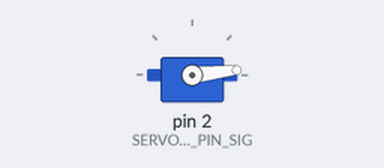
Simulated run of this sketch. Board: Arduino Uno, built with avr-gcc and run on an emulated ATmega328P. Parts: servo. What the sketch prints to the serial monitor is not drawn.

Above: at 0.05 s.
At 0.45 s:
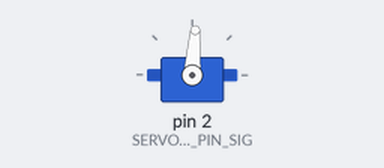
At 0.9 s:
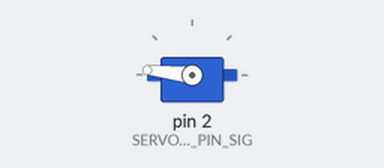
At 1.75 s:
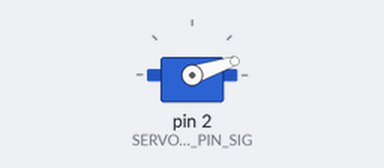
Timing chart, 0 to 4.2 s (numbered marks = the images above):
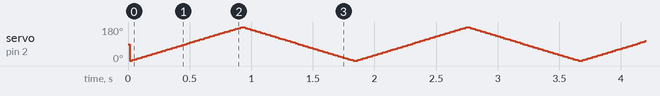

The sketch:

HighTorqueServoBasic_v1.ino
```cpp
// Include Libraries
#include "Arduino.h"
#include "Servo.h"


// Pin Definitions
#define SERVOMD_PIN_SIG  2


// object initialization
Servo servoMD;


// define vars for testing menu
const int timeout = 10000;       //define timeout of 10 sec

// Setup the essentials for your circuit to work. It runs first every time your circuit is powered with electricity.
void setup()
{
    // Setup Serial which is useful for debugging
    // Use the Serial Monitor to view printed messages
    Serial.begin(9600);
    while (!Serial) ; // wait for serial port to connect. Needed for native USB
    Serial.println("start");

    servoMD.attach(SERVOMD_PIN_SIG);

}

// Main logic of your circuit. It defines the interaction between the components you selected. After setup, it runs over and over again, in an eternal loop.
void loop()
{
    for(int i=0;i<180;i++){
    delay(5);
    servoMD.write(i);
    }

    for(int i=180;i>0;i--){
    delay(5);                              // 3. waits 500 milliseconds (0.5 sec). change the value in the brackets (500) for a longer or shorter delay in milliseconds.
    servoMD.write(i);    // 4. turns servo back to rest position. Modify initial position by modifying the 'ServoRestPosition' definition above.                              // 5. waits 500 milliseconds (0.5 sec). change the value in the brackets (500) for a longer or shorter delay in milliseconds.                 // 6. release the servo to conserve power. When detached the servo will NOT hold it's position under stress.
    }


}
```
